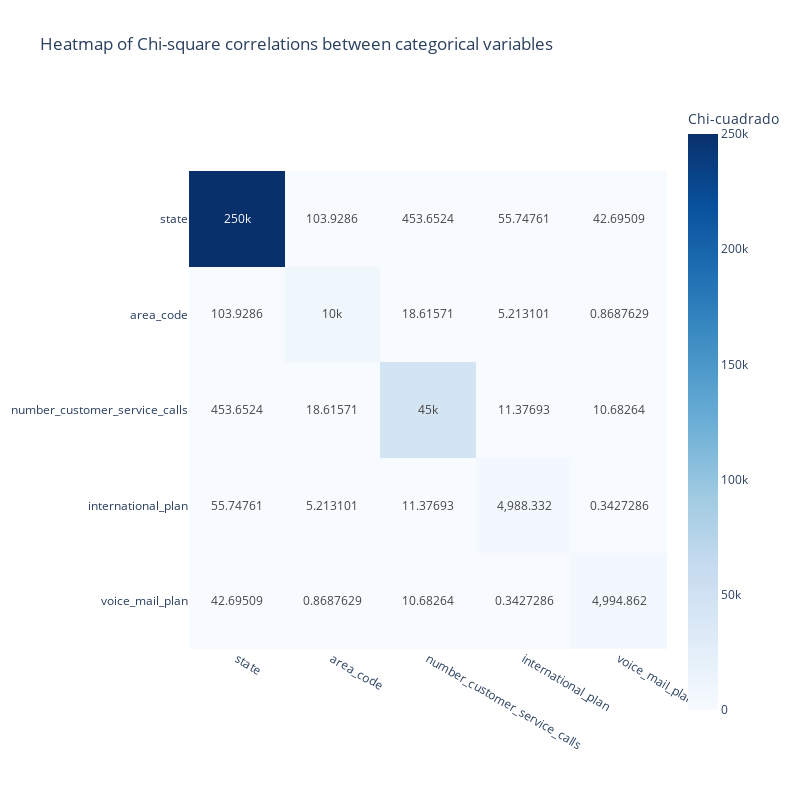

Here is the notebook cell this chart was saved with:
### Code cell
chi_square_heatmap(df_cat)

### Figure 1 — Plotly figure (JSON) as saved in the notebook; plotly's stock layout.template omitted (floating-point values rounded to 4 significant figures)
{"data": [{"coloraxis": "coloraxis", "hovertemplate": "x: %{x}<br>y: %{y}<br>Chi-cuadrado: %{z}<extra></extra>", "name": "0", "texttemplate": "%{z}", "type": "heatmap", "x": ["state", "area_code", "number_customer_service_calls", "international_plan", "voice_mail_plan"], "xaxis": "x", "y": ["state", "area_code", "number_customer_service_calls", "international_plan", "voice_mail_plan"], "yaxis": "y", "z": [[250000, 103.9, 453.7, 55.75, 42.7], [103.9, 10000, 18.62, 5.213, 0.8688], [453.7, 18.62, 45000.0, 11.38, 10.68], [55.75, 5.213, 11.38, 4988.0, 0.3427], [42.7, 0.8688, 10.68, 0.3427, 4995.0]]}], "layout": {"coloraxis": {"colorbar": {"title": {"text": "Chi-cuadrado"}}, "colorscale": [[0, "rgb(247,251,255)"], [0.125, "rgb(222,235,247)"], [0.25, "rgb(198,219,239)"], [0.375, "rgb(158,202,225)"], [0.5, "rgb(107,174,214)"], [0.625, "rgb(66,146,198)"], [0.75, "rgb(33,113,181)"], [0.875, "rgb(8,81,156)"], [1, "rgb(8,48,107)"]]}, "height": 800, "title": {"text": "Heatmap of Chi-square correlations between categorical variables"}, "width": 800, "xaxis": {"anchor": "y", "constrain": "domain", "domain": [0, 1], "scaleanchor": "y"}, "yaxis": {"anchor": "x", "autorange": "reversed", "constrain": "domain", "domain": [0, 1]}}}
